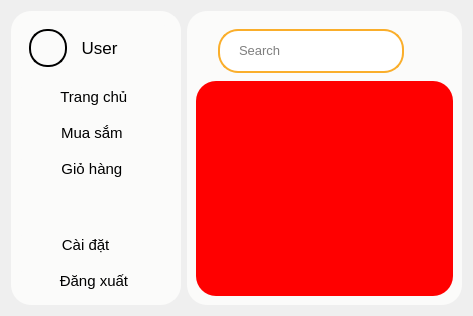
      <widget class="QWidget" name="home_screen">
       <layout class="QHBoxLayout" name="horizontalLayout_3">
        <item>
         <widget class="QWidget" name="widget" native="true">
          <property name="styleSheet">
           <string notr="true">QWidget{
	max-width: 170px;
	background-color: #FBFBFA;
	border-right: 2px solid #FBFBFA;
	padding: 0px;
	margin: 0px;
	border-radius: 20px;
}</string>
          </property>
          <layout class="QVBoxLayout" name="verticalLayout_2">
           <item>
            <widget class="QWidget" name="widget_4" native="true">
             <property name="styleSheet">
              <string notr="true"/>
             </property>
             <layout class="QHBoxLayout" name="horizontalLayout_2">
              <item>
               <widget class="QLabel" name="label_12">
                <property name="font">
                 <font>
                  <pointsize>10</pointsize>
                  <weight>75</weight>
                  <bold>true</bold>
                 </font>
                </property>
                <property name="styleSheet">
                 <string notr="true">min-height: 34px;
max-height: 34px;
min-width: 34px;
max-width: 34px;
border: 2px solid black;
border-radius: 18px;</string>
                </property>
                <property name="text">
                 <string/>
                </property>
                <property name="pixmap">
                 <pixmap>../../../Python-App-A-/SPCK/Windows/Image/icon.png</pixmap>
                </property>
                <property name="scaledContents">
                 <bool>true</bool>
                </property>
                <property name="alignment">
                 <set>Qt::AlignCenter</set>
                </property>
               </widget>
              </item>
              <item>
               <widget class="QLabel" name="label">
                <property name="font">
                 <font>
                  <family>Segoe UI</family>
                  <pointsize>13</pointsize>
                  <weight>50</weight>
                  <bold>false</bold>
                 </font>
                </property>
                <property name="text">
                 <string> User</string>
                </property>
               </widget>
              </item>
             </layout>
            </widget>
           </item>
           <item>
            <widget class="QPushButton" name="pushButton_5">
             <property name="font">
              <font>
               <family>Segoe UI</family>
               <pointsize>11</pointsize>
              </font>
             </property>
             <property name="styleSheet">
              <string notr="true">QPushButton{
	max-height: 22px;
	padding: 6px;
	border-radius: 10px;
	background-color: #FBFBFA;
	border-right: 2px #FBFBFA solid;
	min-width: 140px;
	max-width: 140px;
}

QPushButton::hover{
	max-height: 22px;
	padding: 6px;
	border-radius: 10px;
	background-color: #d2d2d2;
	border-right: 2px #d2d2d2 solid;
	min-width: 140px;
	max-width: 140px;
}</string>
             </property>
             <property name="text">
              <string> Trang chủ  </string>
             </property>
             <property name="icon">
              <iconset>
               <normaloff>../Image/home_a.png</normaloff>../Image/home_a.png</iconset>
             </property>
             <property name="iconSize">
              <size>
               <width>24</width>
               <height>24</height>
              </size>
             </property>
            </widget>
           </item>
           <item>
            <widget class="QPushButton" name="pushButton_3">
             <property name="font">
              <font>
               <family>Segoe UI</family>
               <pointsize>11</pointsize>
              </font>
             </property>
             <property name="styleSheet">
              <string notr="true">QPushButton{
	max-height: 22px;
	padding: 6px;
	border-radius: 10px;
	background-color: #FBFBFA;
	border-right: 2px #FBFBFA solid;
	min-width: 140px;
	max-width: 140px;
}

QPushButton::hover{
	max-height: 22px;
	padding: 6px;
	border-radius: 10px;
	background-color: #d2d2d2;
	border-right: 2px #d2d2d2 solid;
	min-width: 140px;
	max-width: 140px;
}</string>
             </property>
             <property name="text">
              <string> Mua sắm   </string>
             </property>
             <property name="icon">
              <iconset>
               <normaloff>../Image/shopping_d.png</normaloff>../Image/shopping_d.png</iconset>
             </property>
             <property name="iconSize">
              <size>
               <width>24</width>
               <height>24</height>
              </size>
             </property>
            </widget>
           </item>
           <item>
            <widget class="QPushButton" name="pushButton_4">
             <property name="font">
              <font>
               <family>Segoe UI</family>
               <pointsize>11</pointsize>
              </font>
             </property>
             <property name="styleSheet">
              <string notr="true">QPushButton{
	max-height: 22px;
	padding: 6px;
	border-radius: 10px;
	background-color: #FBFBFA;
	border-right: 2px #FBFBFA solid;
	min-width: 140px;
	max-width: 140px;
}

QPushButton::hover{
	max-height: 22px;
	padding: 6px;
	border-radius: 10px;
	background-color: #d2d2d2;
	border-right: 2px #d2d2d2 solid;
	min-width: 140px;
	max-width: 140px;
}</string>
             </property>
             <property name="text">
              <string> Giỏ hàng   </string>
             </property>
             <property name="icon">
              <iconset>
               <normaloff>../Image/cart_d.png</normaloff>../Image/cart_d.png</iconset>
             </property>
             <property name="iconSize">
              <size>
               <width>24</width>
               <height>24</height>
              </size>
             </property>
            </widget>
           </item>
           <item>
            <spacer name="verticalSpacer">
             <property name="orientation">
              <enum>Qt::Vertical</enum>
             </property>
             <property name="sizeHint" stdset="0">
              <size>
               <width>20</width>
               <height>40</height>
              </size>
             </property>
            </spacer>
           </item>
           <item>
            <widget class="QPushButton" name="pushButton_7">
             <property name="font">
              <font>
               <family>Segoe UI</family>
               <pointsize>11</pointsize>
              </font>
             </property>
             <property name="styleSheet">
              <string notr="true">QPushButton{
	max-height: 22px;
	padding: 6px;
	border-radius: 10px;
	background-color: #FBFBFA;
	border-right: 2px #FBFBFA solid;
	min-width: 140px;
	max-width: 140px;
}

QPushButton::hover{
	max-height: 22px;
	padding: 6px;
	border-radius: 10px;
	background-color: #d2d2d2;
	border-right: 2px #d2d2d2 solid;
	min-width: 140px;
	max-width: 140px;
}</string>
             </property>
             <property name="text">
              <string> Cài đặt      </string>
             </property>
             <property name="icon">
              <iconset>
               <normaloff>../Image/setting_d.png</normaloff>../Image/setting_d.png</iconset>
             </property>
             <property name="iconSize">
              <size>
               <width>24</width>
               <height>24</height>
              </size>
             </property>
            </widget>
           </item>
           <item>
            <widget class="QPushButton" name="pushButton_8">
             <property name="font">
              <font>
               <family>Segoe UI</family>
               <pointsize>11</pointsize>
              </font>
             </property>
             <property name="styleSheet">
              <string notr="true">QPushButton{
	max-height: 22px;
	padding: 6px;
	border-radius: 10px;
	background-color: #FBFBFA;
	border-right: 2px #FBFBFA solid;
	min-width: 140px;
	max-width: 140px;
}

QPushButton::hover{
	max-height: 22px;
	padding: 6px;
	border-radius: 10px;
	background-color: #d2d2d2;
	border-right: 2px #d2d2d2 solid;
	min-width: 140px;
	max-width: 140px;
}</string>
             </property>
             <property name="text">
              <string> Đăng xuất  </string>
             </property>
             <property name="icon">
              <iconset>
               <normaloff>../Image/log_out.png</normaloff>../Image/log_out.png</iconset>
             </property>
             <property name="iconSize">
              <size>
               <width>24</width>
               <height>24</height>
              </size>
             </property>
            </widget>
           </item>
          </layout>
         </widget>
        </item>
        <item>
         <widget class="QWidget" name="widget_2" native="true">
          <property name="font">
           <font>
            <family>Segoe UI</family>
            <weight>50</weight>
            <bold>false</bold>
           </font>
          </property>
          <property name="styleSheet">
           <string notr="true">QWidget{
	background-color: #FBFBFA;
	border-radius: 20px;
}</string>
          </property>
          <layout class="QVBoxLayout" name="verticalLayout_7">
           <item>
            <widget class="QWidget" name="widget_14" native="true">
             <property name="styleSheet">
              <string notr="true">max-height: 55px;
min-height: 55px;</string>
             </property>
             <layout class="QHBoxLayout" name="horizontalLayout_9">
              <item>
               <widget class="QLabel" name="label_5">
                <property name="styleSheet">
                 <string notr="true">max-width: 130px;</string>
                </property>
                <property name="text">
                 <string/>
                </property>
                <property name="pixmap">
                 <pixmap>../Image/logo.png</pixmap>
                </property>
                <property name="scaledContents">
                 <bool>true</bool>
                </property>
               </widget>
              </item>
              <item>
               <widget class="QWidget" name="widget_15" native="true">
                <property name="styleSheet">
                 <string notr="true">QWidget{
	background-color: white;
	border: 2px solid #faae2b;
	max-height: 40px;
	min-height: 40px;
	border-radius: 20px;
	margin: 0px;
}

QWidget:hover{
	background-color: white;
	border: 3px solid #faae2b;
	max-height: 40px;
	min-height: 40px;
	border-radius: 20px;
	margin: 0px;
}

QWidget:pressed{
	background-color: rgb(235, 235, 235);
	border: 3px solid #faae2b;
	max-height: 40px;
	min-height: 40px;
	border-radius: 20px;
	margin: 0px;
}</string>
                </property>
                <layout class="QHBoxLayout" name="horizontalLayout_10">
                 <item>
                  <widget class="QLineEdit" name="lineEdit">
                   <property name="font">
                    <font>
                     <pointsize>10</pointsize>
                    </font>
                   </property>
                   <property name="styleSheet">
                    <string notr="true">max-height: 25px;
min-height: 25px;
border: 0px;
padding-left: 10px;
background-color: transparent;</string>
                   </property>
                   <property name="placeholderText">
                    <string>Search</string>
                   </property>
                  </widget>
                 </item>
                 <item>
                  <widget class="QPushButton" name="pushButton_2">
                   <property name="styleSheet">
                    <string notr="true">QPushButton{
	background-color: white;
	border: 2px solid transparent;
	max-height: 25px;
	min-height: 25px;
	max-width: 25px;
	min-width: 25px;
	border-radius: 14px;
	margin: 0px;
	padding: 0px;
}

QPushButton:hover{
	background-color: rgb(235, 235, 235);
	border: 3px solid transparent;
	max-height: 25px;
	min-height: 25px;
	max-width: 25px;
	min-width: 25px;
	border-radius: 14px;
	margin: 0px; 
	padding: 0px;
}

QPushButton:pressed{
	background-color: rgb(235, 235, 235);
	border: 4px solid transparent;
	max-height: 25px;
	min-height: 25px;
	max-width: 25px;
	min-width: 25px;
	border-radius: 14px;
	margin: 0px; 
	padding: 0px;
}</string>
                   </property>
                   <property name="text">
                    <string/>
                   </property>
                   <property name="icon">
                    <iconset>
                     <normaloff>../../../Python-App-A-/SPCK/Windows/Image/search_d.png</normaloff>../../../Python-App-A-/SPCK/Windows/Image/search_d.png</iconset>
                   </property>
                   <property name="iconSize">
                    <size>
                     <width>18</width>
                     <height>18</height>
                    </size>
                   </property>
                  </widget>
                 </item>
                </layout>
               </widget>
              </item>
              <item>
               <widget class="QPushButton" name="pushButton_23">
                <property name="styleSheet">
                 <string notr="true">QPushButton{
	background-color: transparent;
	border: 2px solid transparent;
	max-height: 30px;
	min-height: 30px;
	max-width: 30px;
	min-width: 30px;
	border-radius: 15px;
	margin: 0px;
	padding: 0px;
}

QPushButton:hover{
	background-color: rgb(235, 235, 235);
	border: 3px solid transparent;
	max-height: 30px;
	min-height: 30px;
	max-width: 30px;
	min-width: 30px;
	border-radius: 15px;
	margin: 0px; 
	padding: 0px;
}

QPushButton:pressed{
	background-color: rgb(235, 235, 235);
	border: 4px solid transparent;
	max-height: 30px;
	min-height: 30px;
	max-width: 30px;
	min-width: 30px;
	border-radius: 15px;
	margin: 0px; 
	padding: 0px;
}</string>
                </property>
                <property name="text">
                 <string/>
                </property>
                <property name="icon">
                 <iconset>
                  <normaloff>../Image/cart_d.png</normaloff>../Image/cart_d.png</iconset>
                </property>
                <property name="iconSize">
                 <size>
                  <width>18</width>
                  <height>18</height>
                 </size>
                </property>
               </widget>
              </item>
             </layout>
            </widget>
           </item>
           <item>
            <widget class="QWidget" name="widget_13" native="true">
             <property name="styleSheet">
              <string notr="true">background-color: red;</string>
             </property>
            </widget>
           </item>
          </layout>
         </widget>
        </item>
       </layout>
      </widget>
